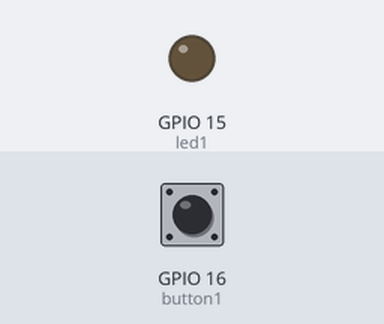
Bench run of a program on a simulated ESP32 board running MicroPython. On the bench: output pins drawn as LEDs (lit = HIGH). The inputs (shaded band) are chosen by the test bench; at power-on: GPIO 16 (button1) HIGH. What the program prints to the serial console is not drawn. At 8.0 s the program stops and its outputs stay as they are.

Above: at 1.2 s.
1.3 s: GPIO 16 (button1) pulled LOW for 3.2 s
At 2.6 s:
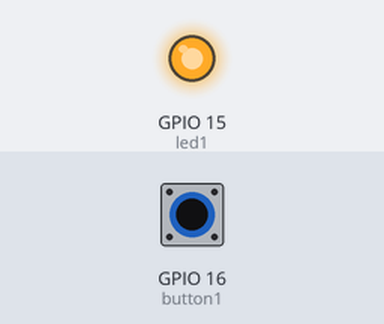
Timing chart, 0 to 6.0 s (numbered marks = the images above; inputs shaded):
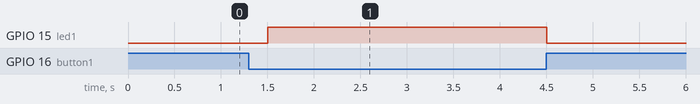

Measured:
- after the input at 1.3 s, GPIO 15 (led1): LOW → HIGH after 0.20 s, → LOW 3.0 s later

The program:

reaction_time.py
```python
import machine
import time


led1 = machine.Pin(15,machine.Pin.OUT)
button1 = machine.Pin(16,machine.Pin.IN)
trials = 10


for i in range(trials):
    led1.value(1)

    timer1 = time.ticks_ms()
    timer2 = time.ticks_ms()

    while button1.value()==0:
        timer2 = time.ticks_ms()
    led1.value(0)
    print("button pressed!")
    reacTime = timer2-timer1
    print("reaction time: "+str(reacTime))
    time.sleep_ms(500)
```
